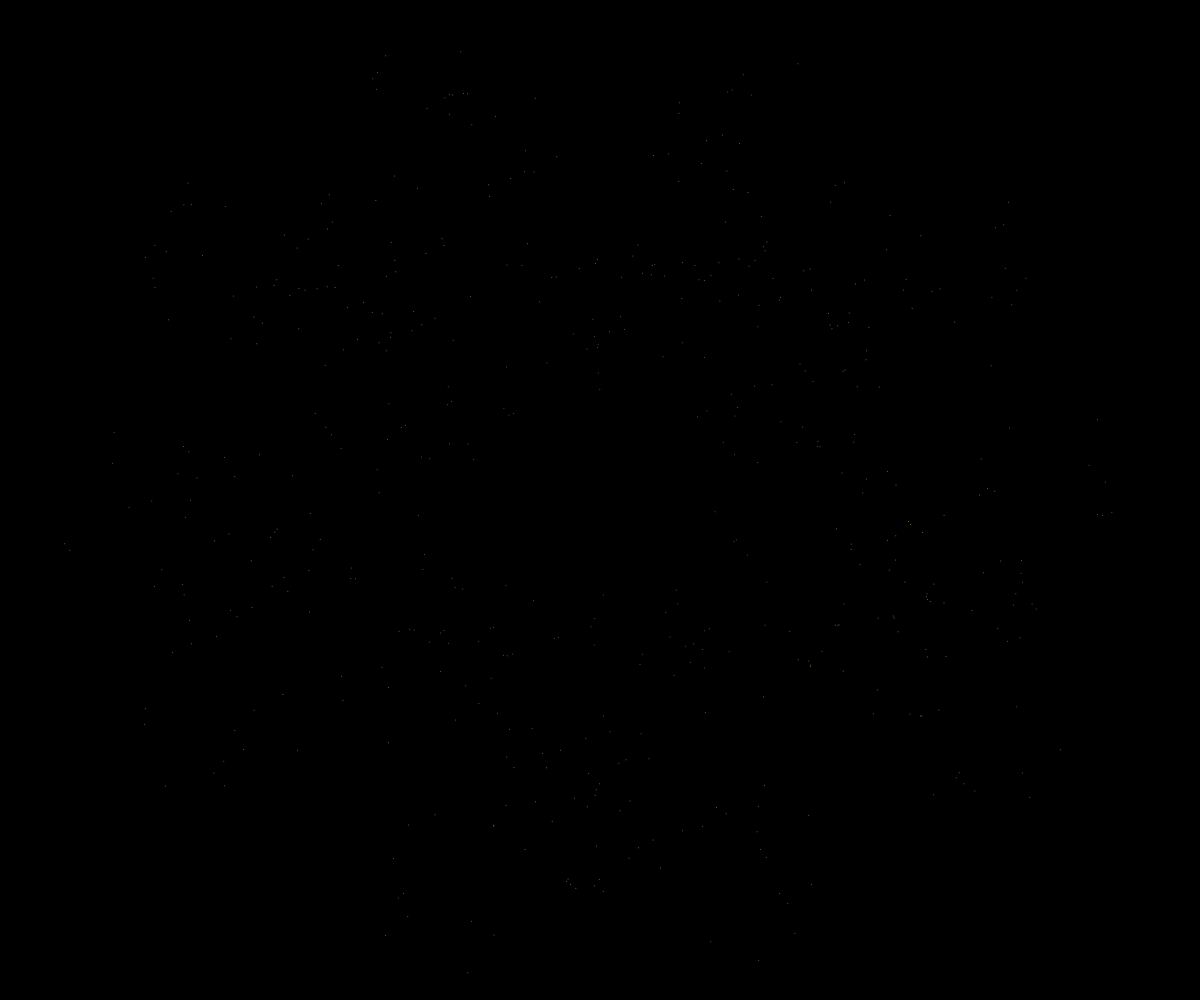
Frame 1 (no input)
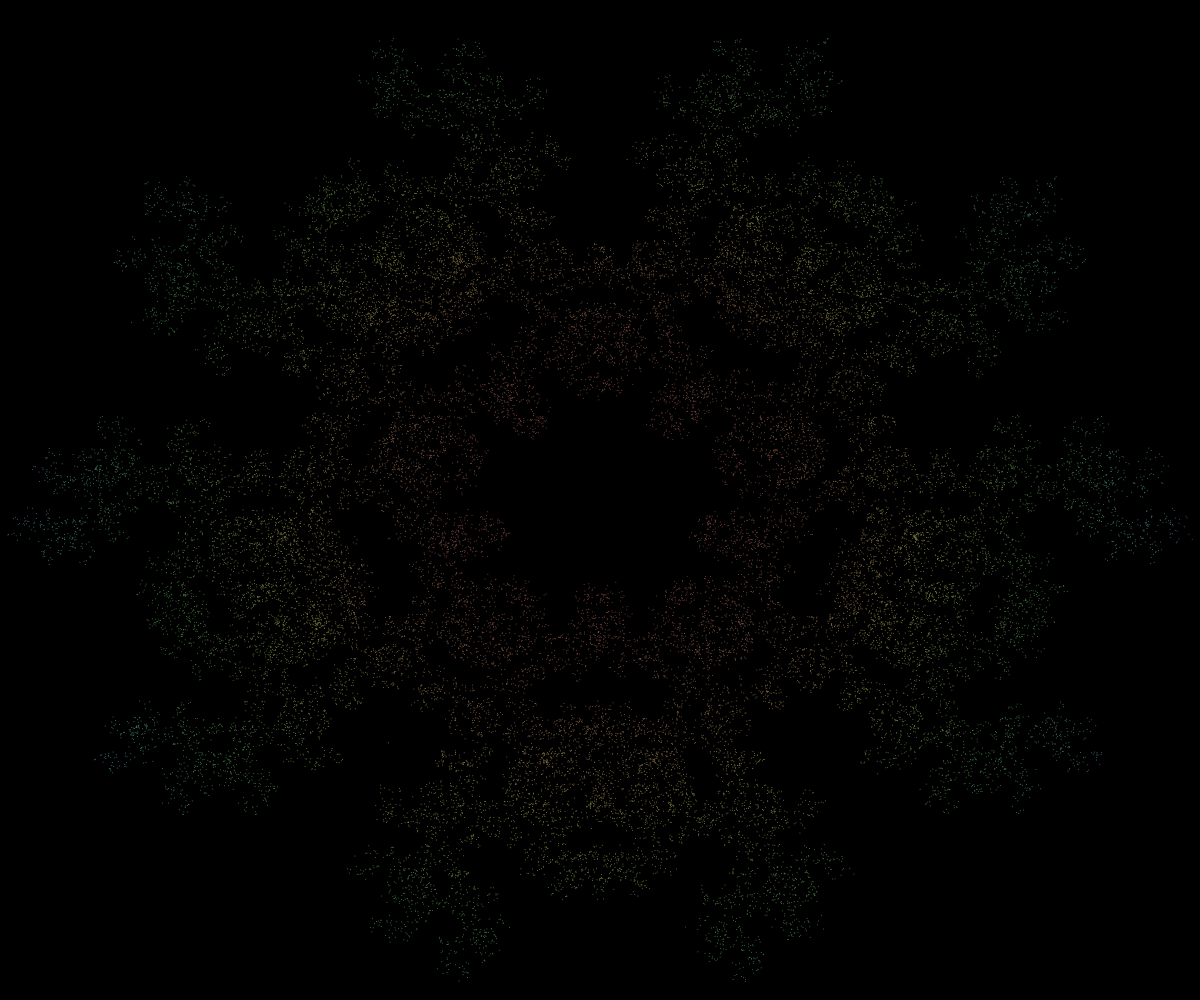
Frame 60 (no input)
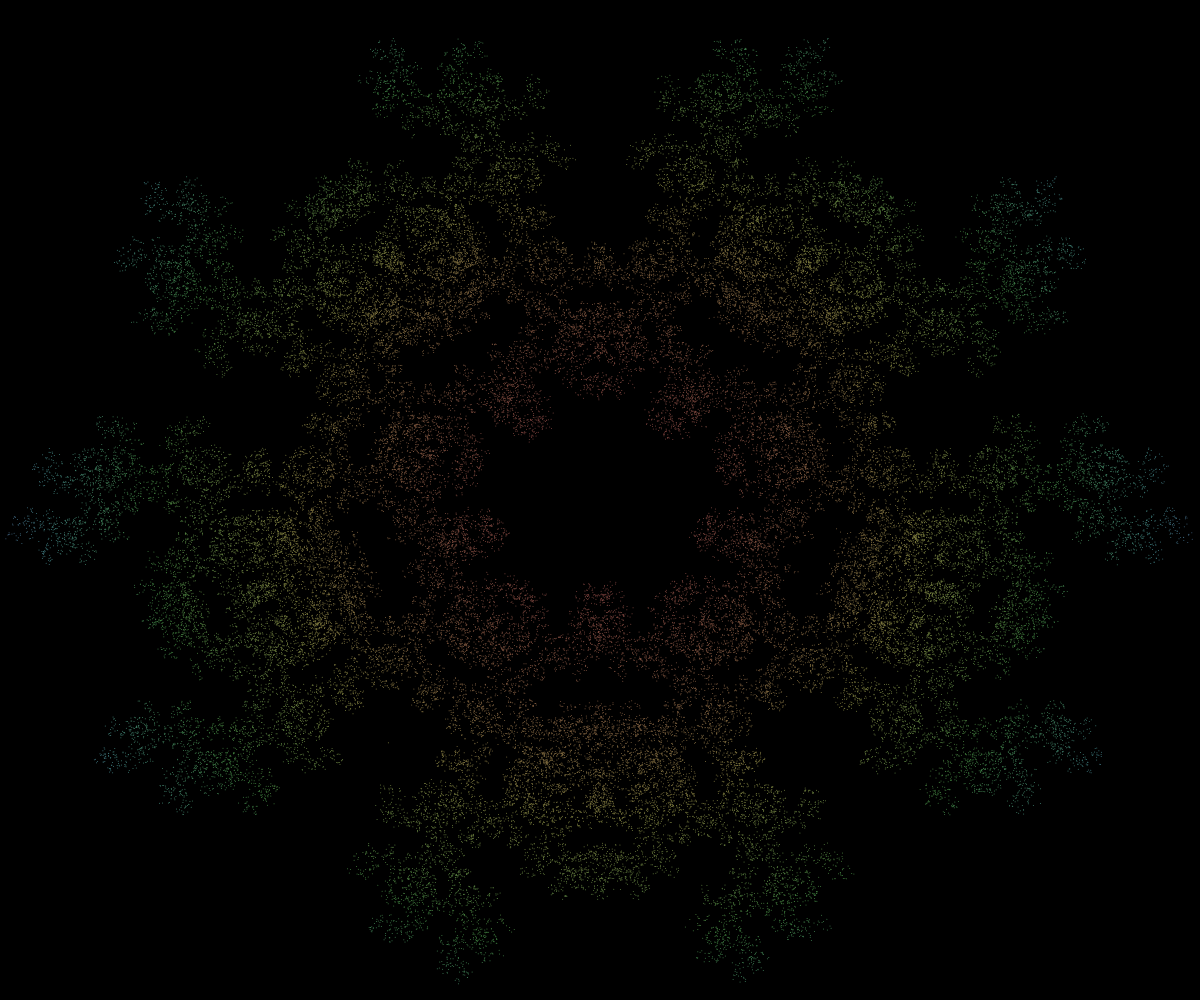
Frame 120 (the mouse pressed at the canvas centre since frame 60)

The p5.js sketch that drew these frames (run headless with seeded random() and noise() and a simulated clock; from frame 60 on, the mouse is pressed at the canvas centre):

// p5.js sketch
// ── sketch.js
var points=[];
var nbrPoints=5;
var me;
var pourcent=0.5;
var prec;
var d;
function setup(){
  createCanvas(windowWidth,windowHeight)
  for (let i=0;i<nbrPoints;i++){
    x=width*0.6*cos(TWO_PI*i/nbrPoints-PI/2)+width/2;
    y=height*0.6*sin(TWO_PI*i/nbrPoints-PI/2)+height/2;
    p={x:x,y:y}
    points.push(p)
  }
  me={x:width/2,y:height/2}
  background(0)
  stroke(255)
  strokeWeight(5)
  for (let p in points){
    point(p.x,p.y)
  }
  d=(width/2)**2+(height/2)**2
}
function draw(){
  strokeWeight(1)
  colorMode(HSB)
  for (let i=0;i<500;i++){
    suivant=random(points)
    while (suivant==prec){suivant=random(points);}
    me.x=lerp(me.x,suivant.x,pourcent)
    me.y=lerp(me.y,suivant.y,pourcent)
    ampli=(me.x-width/2)**2+(me.y-height/2)**2
    stroke(ampli/d*360,50,50)
    point(me.x,me.y)
    prec=suivant;
  }
}
